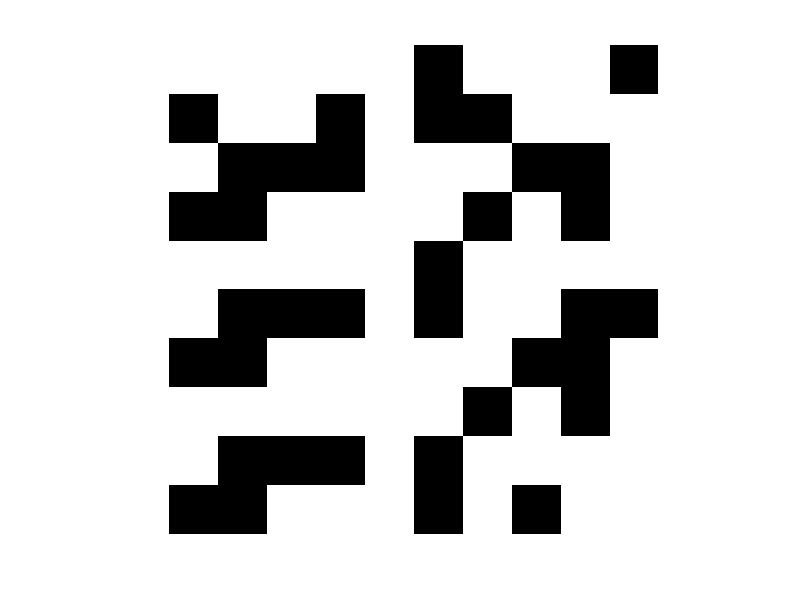
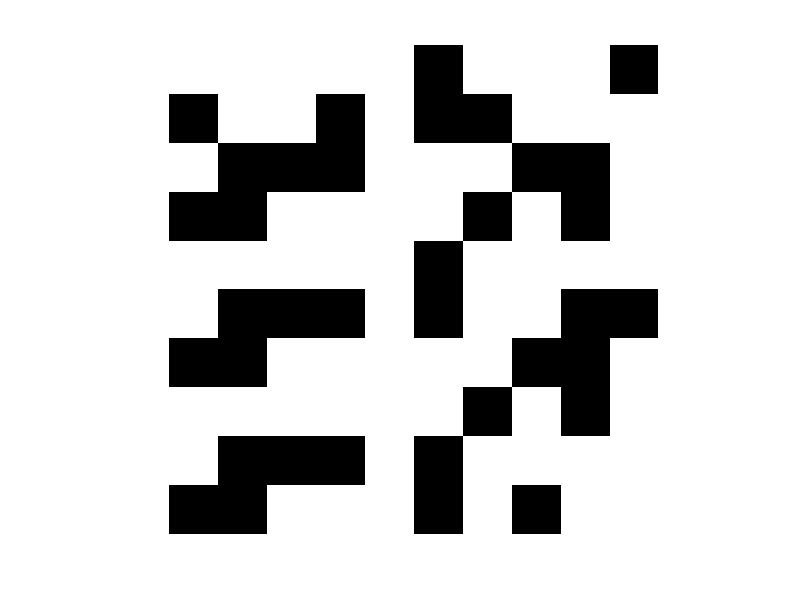

Write MATLAB code to recreate these figures, in order.
a = [1 1 1 1 1 0 1 1 1 0];
a(2,:) = [0 1 1 0 1 0 0 1 1 1];
a(3,:) = [1 0 0 0 1 1 1 0 0 1];
a(4,:) = [0 0 1 1 1 1 0 1 0 1];
a(5,:) = [1 1 1 1 1 0 1 1 1 1];
a(6,:) = [1 0 0 0 1 0 1 1 0 0];
a(7,:) = [0 0 1 1 1 1 1 0 0 1];
a(8,:) = [1 1 1 1 1 1 0 1 0 1];
a(9,:) = [1 0 0 0 1 0 1 1 1 1];
a(10,:) = [0 0 1 1 1 0 1 0 1 1];
b = imresize(a, 4, 'nearest');
b = imresize(b, 0.25, 'nearest');
figure(1)
imshow(a)

figure(2)
imshow(b)
